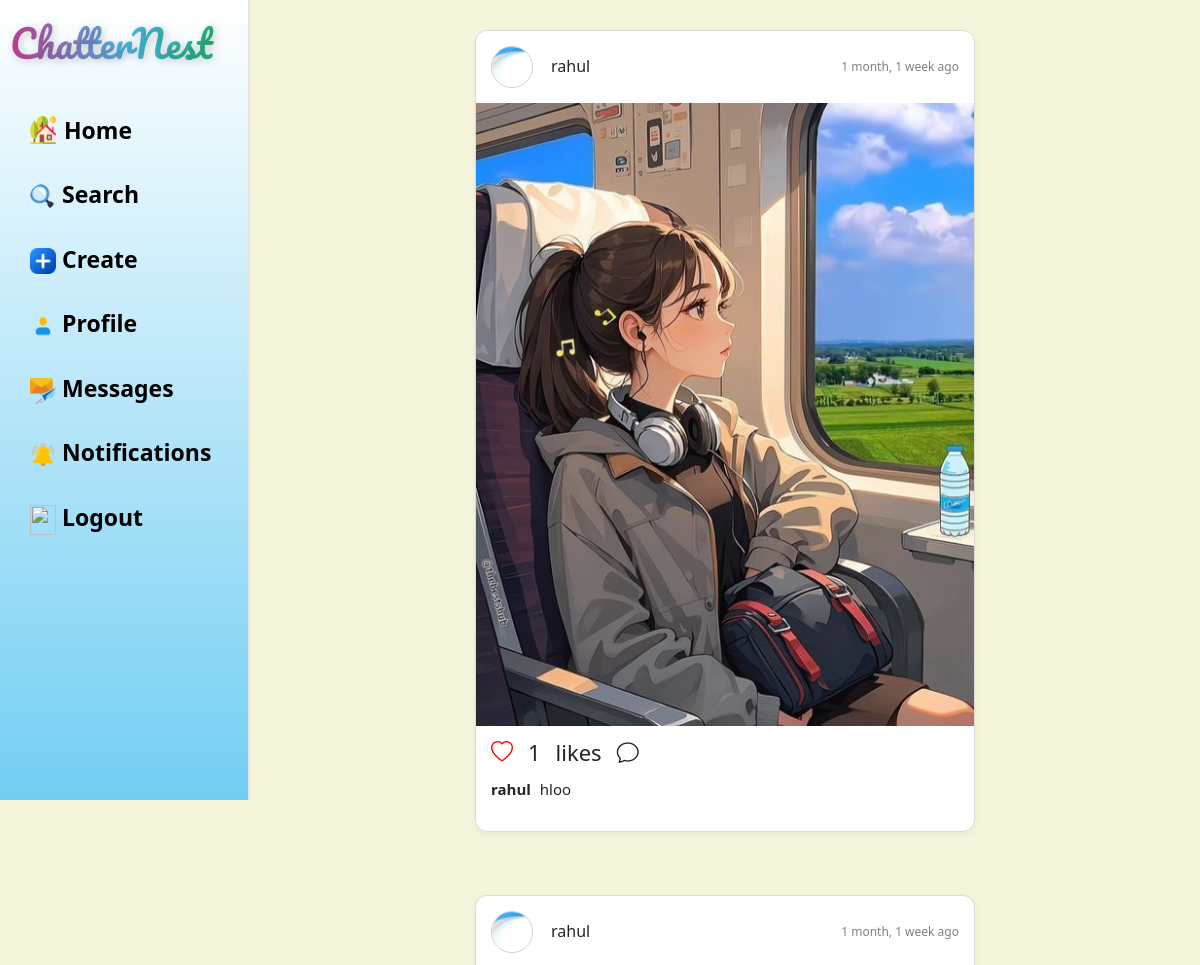
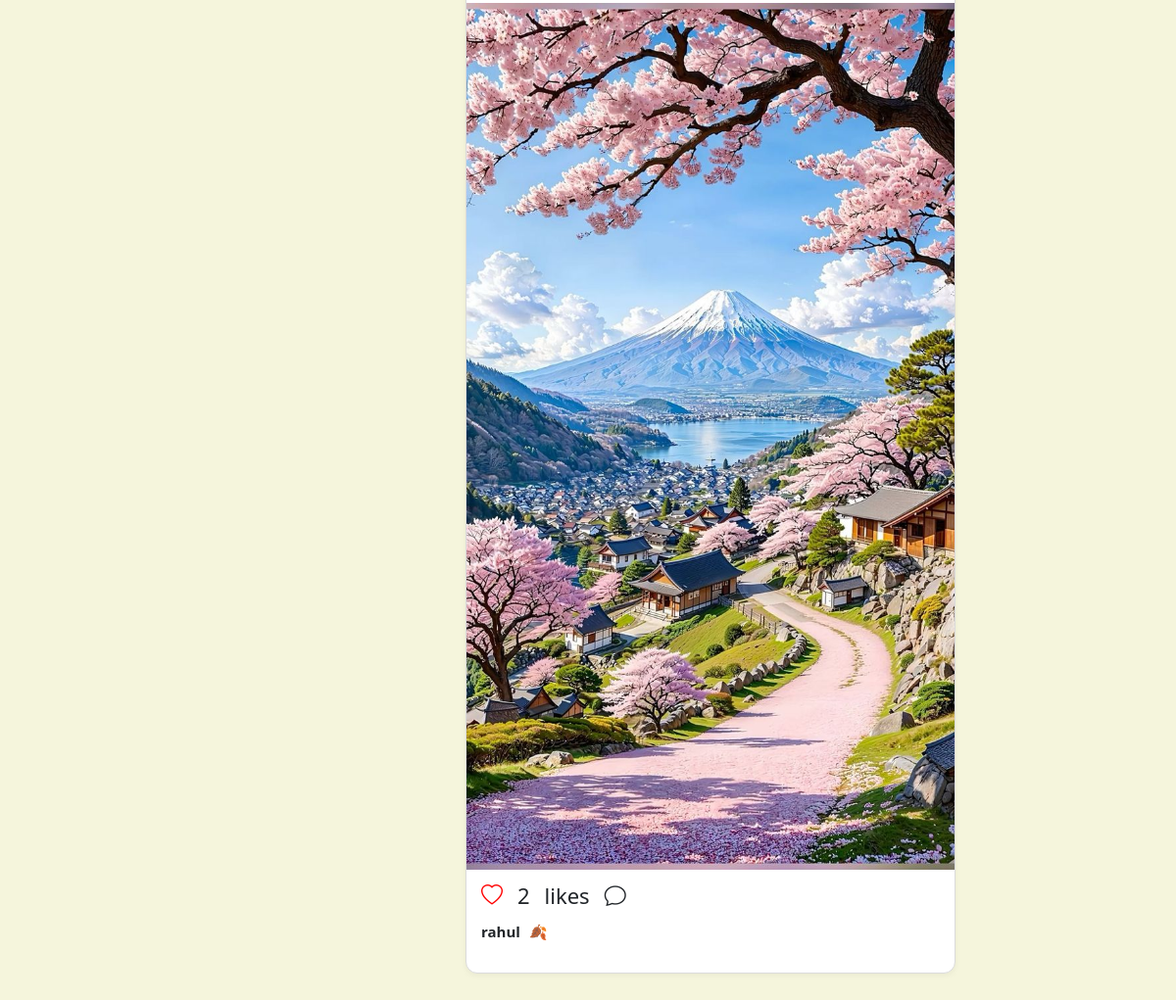
Screenshot of /Users/kid_dashboard (signed in) with the database file from the repository (2 pictures, top to bottom).
### Users/models.py (models this page shows)
class Post(models.Model):
    user = models.ForeignKey(kid_acc, on_delete=models.CASCADE)
    description = models.TextField()
    image = models.ImageField(upload_to="posts", null=True, blank=True)
    created_at = models.DateTimeField(auto_now_add=True)
    bio = models.TextField(blank=True, null=True)

class kid_acc(models.Model):
    kid_id = models.CharField(max_length=100, primary_key=True)
    Email = models.EmailField(max_length=100)
    password = models.CharField(max_length=12)
    profile = models.ImageField(upload_to="Kid_profiles", blank=True, null=True)
    parent = models.ForeignKey(Parent_acc, on_delete=models.CASCADE, related_name='kids')
    friends = models.ManyToManyField('self', symmetrical=True, blank=True)
    blocked = models.BooleanField(default=False)
    bio = models.TextField(blank=True, null=True)

### Users/views.py (the view)
# urls.py: path('kid_dashboard',views.kid_dashboard,name='kid_dashboard'),
def kid_dashboard(request):
    if 'kid_id' not in request.session:
        return redirect('kid_login')
    kid_id = request.session.get('kid_id')
    try:
        kid = kid_acc.objects.get(kid_id=kid_id)
        friends = kid.friends.all()
        posts = Post.objects.filter(user__in=[kid, *friends]).order_by('-created_at')
        liked_post_ids = Like.objects.filter(user=kid).values_list('post_id', flat=True)
        search_query = request.GET.get('search_query')
        search_results = None
        if search_query:
            search_results = kid_acc.objects.filter(kid_id__icontains=search_query)
        liked_posts = [post for post in posts if post.likes.filter(user=request.user).exists()]
        new_notifications = kid.received_requests.filter(status='pending').exists()
        friendrequest = FriendRequest.objects.filter(to_kid=kid,status='pending')
        return render(request, 'kid_dashboard.html', {
            'kid': kid,
            'posts': posts,
            'search_results': search_results,
            'liked_posts': liked_post_ids,
            'new_notifications':new_notifications,
            'friendrequest': friendrequest,
        })
    except kid_acc.DoesNotExist:
        request.session.flush()
        return redirect('kid_login')

### templates/kid_dashboard.html (shortened to what this page needs)
{% load static %}
{% load humanize %}
<!DOCTYPE html>
<html lang="en">
<head>
  <link href="https://cdn.jsdelivr.net/npm/bootstrap@5.3.0/dist/css/bootstrap.min.css" rel="stylesheet" />
  <link rel="stylesheet" href="https://cdnjs.cloudflare.com/ajax/libs/font-awesome/6.5.1/css/all.min.css" />
  <link rel="stylesheet" href="https://cdn.jsdelivr.net/npm/bootstrap-icons@1.10.5/font/bootstrap-icons.css">
</head>
<body style="background-color: beige;">
  <div class="sidebar">
    <h3 class="kidverse">ChatterNest</h3>
    <br />
    <a href="kid_dashboard" style="display: flex; align-items: center; gap: 8px;">
      <img src="/static/images/house.png" alt="Home" style="width: 26px; height: 28px;" />
      Home
    </a>
    <a href="#" data-bs-toggle="modal" data-bs-target="#searchModal"> <img src="/static/images/magnifier.png"
        alt="search" style="width: 26px; height: 26px; border-radius: 25px;" /> Search</a>
    <a data-bs-toggle="modal" data-bs-target="#postModal" href=""><img src="/static/images/plus.png" alt="Home"
        style="width: 26px; height: 26px;" /> Create</a>
    <a href="profile"> <img src="/static/images/person.png" alt="Home" style="width: 26px; height: 30px;" /> Profile</a>
    <a href="chat"><img src="/static/images/mail.png" alt="Home" style="width: 26px; height: 26px;" />
      Messages</a>
    <a href="#" data-bs-toggle="modal" data-bs-target="#notificationsModal"> <img
        src="/static/images/notification-bell.png" alt="Home" style="width: 26px; height: 26px;" /> Notifications</a>
    <a href="{% url 'kid_logout' %}">
      <img src="/static/images/exit.png" style="width: 26px; height: 30px;" />
      Logout
    </a>
  </div>
  <div class="content">
    <div class="post-display">
      {% for post in posts %}
      <div id="post-view">
        <div id="profile-details">
          <img src="{{ post.user.profile.url }}" alt="Profile" class="rounded-circle me-2">
          <h3>{{post.user.kid_id}}</h3>
          <p id="time">{{ post.created_at|naturaltime }}</p>
        </div>
        <div id="post">
          <img src="{{post.image.url}}" alt="post">
          <div id="icons">
            <i class="bi bi-heart{% if post.id in liked_posts %}-fill{% endif %}" id="like-btn-{{ post.id }}"
              data-id="{{ post.id }}" style="cursor: pointer; color: red;" onclick="toggleLike(this)"></i>
            <span id="like-count-{{ post.id }}">{{ post.likes.count }}</span> likes
            <i class="bi bi-chat" data-bs-toggle="modal" data-bs-target="#commentModal-{{ post.id }}"></i>
          </div>
          <p><strong>{{post.user.kid_id}}</strong> {{post.description}}</p>
        </div>
      </div>
      {% empty %}
      <p>No posts available.</p>
      {% endfor %}
    </div>
  </div>
</body>
</html>

### templates/kid_dashboard.html (style rules this page uses)
.kidverse { font-family: 'Pacifico', cursive; font-size: 38px; background: linear-gradient(to right, #d23593, #50bcef, #0bb74a); background-clip: text; -webkit-background-clip: text; color: transparent; -webkit-text-fill-color: transparent; text-shadow: 2px 2px 8px rgba(0, 0, 0, 0.2); padding-left: 10px; }
.sidebar { height: 100vh; width: 250px; background: linear-gradient(white, rgb(114, 206, 243)); padding-top: 20px; position: fixed; left: 0; top: 0; border-right: 2px solid #e9e6e6; }
.sidebar a { display: block; color: black; text-decoration: none; padding: 15px; font-size: 22px; font-weight: bold; }
.content { margin-left: 250px; font-size: 30px; }
.sidebar a { font-size: 23px; padding-left: 30px; font-weight: 18px; }
.post-display { display: flex; flex-direction: column; align-items: center; padding: 30px 10px; }
#post-view { width: 100%; max-width: 500px; background: #fff; border: 1px solid #dbdbdb; border-radius: 12px; margin-bottom: 30px; box-shadow: 0 2px 6px rgba(0, 0, 0, 0.05); overflow: hidden; font-family: 'Segoe UI', sans-serif; }
#profile-details { display: flex; align-items: center; gap: 10px; padding: 15px; }
#profile-details img { width: 42px; height: 42px; border-radius: 50%; object-fit: cover; border: 1px solid #ccc; }
#profile-details h3 { font-size: 16px; margin: 0; }
#profile-details #time { font-size: 12px; color: gray; margin: 0 0 0 auto; }
#post img { width: 100%; height: auto; display: block; }
#icons { display: flex; align-items: center; padding: 10px 15px; font-size: 22px; gap: 15px; }
#icons i { cursor: pointer; transition: transform 0.2s ease; }
#post p { padding: 0 15px 15px; font-size: 15px; line-height: 1.4; }
#post p strong { margin-right: 5px; }

### rows the page displays
Post: user.profile (picture), user.kid_id "rahul", created_at "1 month, 1 week ago", image (picture), likes.count "1", description "hloo"
Post: user.profile (picture), user.kid_id "rahul", created_at "1 month, 1 week ago", image (picture), likes.count "2", description "🍂"
